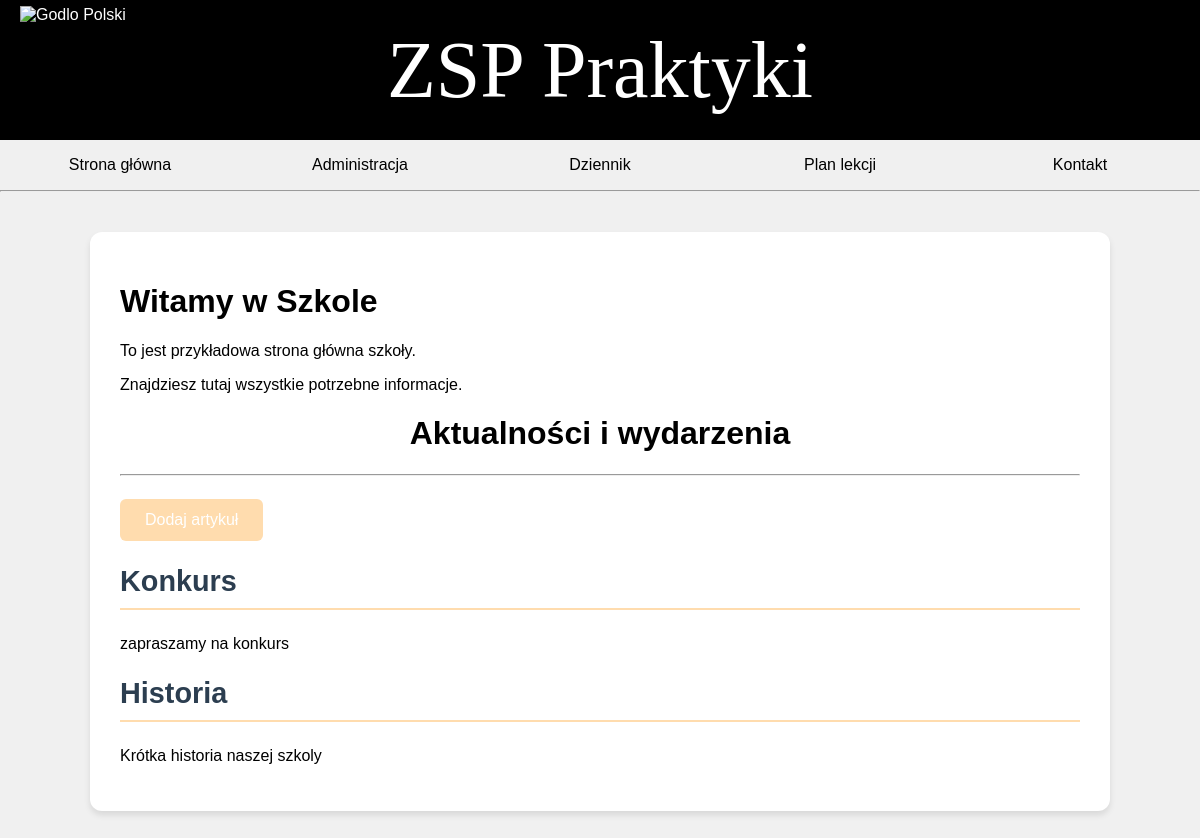
The page / on the database its author committed.
### tables this page shows
CREATE TABLE `artykuly` (
  `id` int(11) NOT NULL,
  `tytul` text NOT NULL,
  `tresc` text NOT NULL
);

### index.php (the view, shortened to what this page needs)
<?php
include 'polaczenie.php';
?>
<!DOCTYPE html>
<html lang="pl">
<head>
    <link rel="stylesheet" href="style.css">
</head>
<body>
    <header>
        <div id="header1"><img id="godlo" src="godlo.png" alt="Godlo Polski"></div>
        <div id="header2">ZSP Praktyki</div>
        <div id="header3"></div>
    </header>
    <nav id="navigacja" class="navigacja">
        <a href="index.php"><p id="menu">Strona główna</p></a>
        <a href="administracja.php"><p id="menu">Administracja</p></a>
        <a href="dziennik"><p id="menu">Dziennik</p></a>
        <a href="plan_lekcji.php"><p id="menu">Plan lekcji</p></a>
        <a href="kontakt.html"><p id="menu">Kontakt</p></a>
    </nav>
    <hr>
    <main>
        <div id="next">
        <h1>Witamy w Szkole</h1>
        <p>To jest przykładowa strona główna szkoły.</p>
        <p>Znajdziesz tutaj wszystkie potrzebne informacje.</p>
        <h1 id="aktualnosci" >Aktualności i wydarzenia</h1>
        <hr>
        <button type="button" id="article_maker"  onclick="article_maker()">Dodaj artykuł</button>
        <section id="articles">
            <article>
            <?php
            $res = $conn->query("SELECT tytul, tresc FROM artykuly  ORDER BY id DESC");
            while ($r = $res->fetch_assoc()) {
                echo "<h2>{$r['tytul']} </h2> <p>{$r['tresc']}</p>";
            }
            ?>
            </article>
        </section>
        </div>
    </main>
</body>
</html>

### style.css (style rules this page uses)
body { background-color: #f0f0f0; font-family: Arial, sans-serif; margin: 0; padding: 0; }
#aktualnosci { text-align: center; color: rgb(0, 0, 0); }
header { width: 100%; height: 140px; background-color: black; color: white; }
#header1 { width: 25%; float: left; height: 100%; }
#header2 { width: 50%; height: 100%; background-color: black; color: white; text-align: center; line-height: 140px; float: left; font-family: cursive; font-size: 80px; }
#header3 { width: 25%; float: left; height: 100%; }
#godlo { height: 90%; margin-top: 2%; margin-left: 20px; }
#menu { width: 20%; text-align: center; float: left; margin: 0px; padding: 16px 0px 16px 0px; text-decoration: none; }
a:link, a:visited, a:active { color:black }
#next { width: 80%; max-width: 1080px; margin: 40px auto; padding: 30px; background: #ffffff; border-radius: 12px; position: relative; box-shadow: 0 4px 6px rgba(0, 0, 0, 0.1); }
#next h2 { color: #2c3e50; font-size: 1.8em; margin-bottom: 25px; padding-bottom: 10px; border-bottom: 2px solid #ffdcae; }
#next button[type="submit"], #next button[type="button"] { background: #ffdcae; color: white; padding: 12px 25px; border: none; border-radius: 6px; cursor: pointer; font-size: 16px; transition: background-color 0.3s ease; margin-top: 15px; }

### rows shown on the page
artykuly: tytul "Konkurs", tresc "zapraszamy na konkurs"
artykuly: tytul "Historia", tresc "Krótka historia naszej szkoly"
